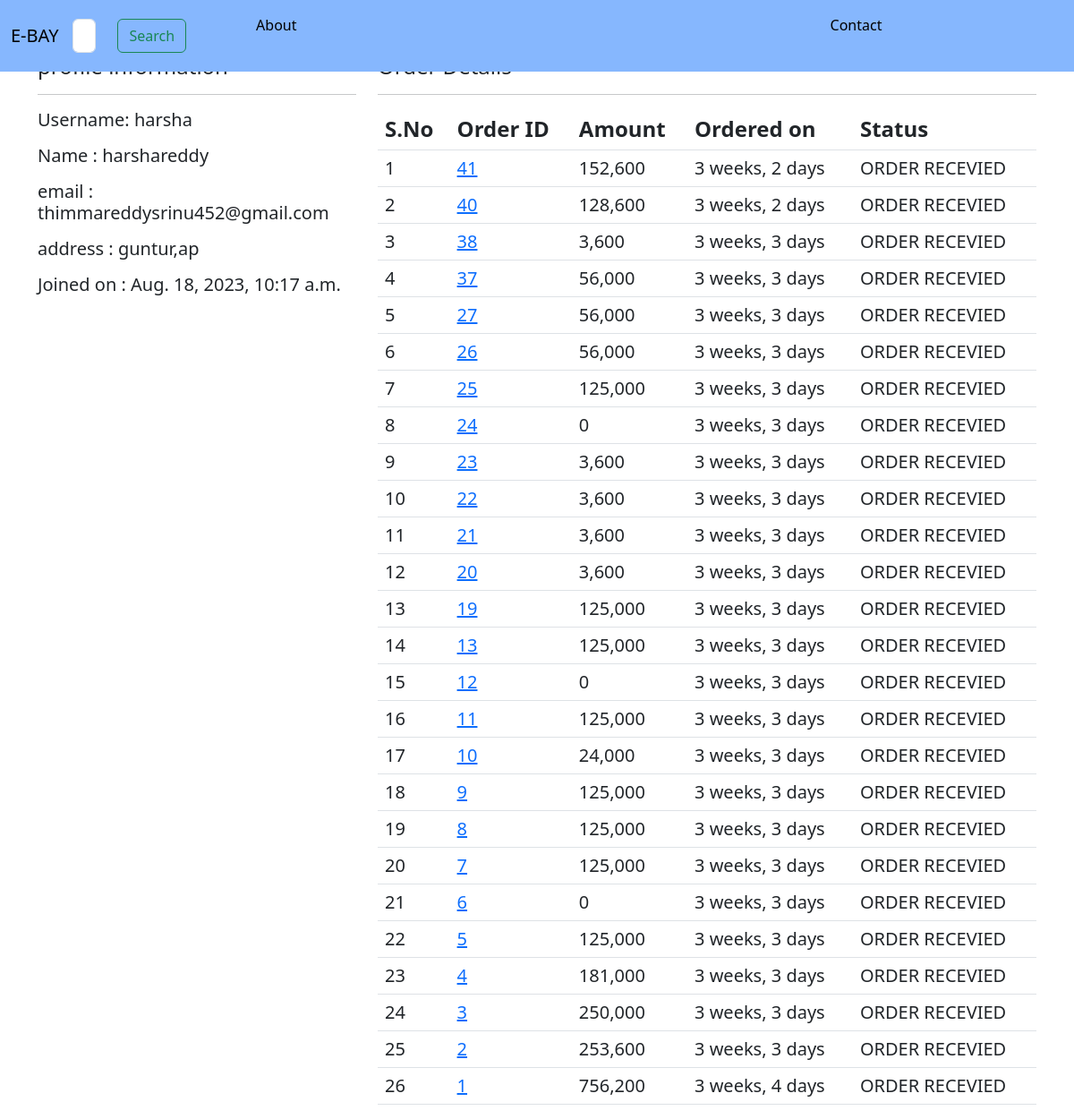
The page /profile/ (signed in) on the database its author committed.
### ecomapp/models.py (models this page shows, shortened)
class Customer(models.Model):
    user = models.OneToOneField(User, on_delete=models.CASCADE)
    fullname = models.CharField(max_length=70)
    adress = models.CharField(max_length=120, null=True, blank=True)
    joined_on = models.DateTimeField(auto_now_add=True)
    def __str__(self):
        return self.fullname

class Order(models.Model):
    cart = models.ForeignKey(Cart, on_delete=models.CASCADE)
    name = models.CharField(max_length=200)
    address = models.CharField(max_length=200)
    mobile = models.CharField(max_length=200)
    email = models.EmailField(null=True, blank=True)
    subtotal = models.PositiveIntegerField()
    discount = models.PositiveIntegerField()
    total = models.PositiveIntegerField()
    order_status = models.CharField(max_length=45, choices=ORDER_STATUS)
    created_at = models.DateTimeField(auto_now_add=True)
    paymentmethod=models.CharField(max_length=20, choices=METHOD, default="cash on delivery")
    completed_payment=models.BooleanField(default=False,null=True,blank=True)
    razorpay_order_id=models.CharField(max_length=100,null=True,blank=True)
    razorpay_payment_id=models.CharField(max_length=100,null=True,blank=True)
    razorpay_signature=models.CharField(max_length=100,null=True,blank=True)

### ecomapp/views.py (the view)
# urls.py: path('profile/', profileView.as_view(), name='profile'),
class profileView(TemplateView):
    template_name = 'customerprofile.html'
    success_url = reverse_lazy('ecomapp:home')
    def dispatch(self, request, *args, **kwargs):
        if request.user.is_authenticated and Customer.objects.filter(user=request.user).exists():
            pass
        else:
            return redirect('/adminlogin/')
        return super().dispatch(request, *args, **kwargs)
    def get_context_data(self, **kwargs: Any) -> Dict[str, Any]:
        context = super().get_context_data(**kwargs)
        customer = self.request.user.customer
        context['customer'] = customer
        orders = Order.objects.filter(cart__customer=customer).order_by("-id")
        context['orders'] = orders
        return context

### templates/customerprofile.html (shortened to what this page needs)
{% extends "base.html" %}
{% load humanize%}
{% block content %}
   <div class='container' style="margin-top:60px;">
    <div class='row'>
      <div class='col-md-4'style="top:30;">
        <h4>profile information<h4><hr>
            <p style="font-size:20px;"><span class='font-weight-bold'>Username</span>: {{customer.user.username}}</p>
             <p style="font-size:20px;"><span>Name </span>: {{customer.fullname}}</p>
             <p style="font-size:20px;"><span>email </span>: {{customer.user.email}}</p>
             <p style="font-size:20px;"><span>address </span>: {{customer.adress}}</p>
             <p style="font-size:20px;"><span>Joined on </span>: {{customer.joined_on}}</p>
      </div>
      <div class='col-md-8'>
       <h4>Order Details<h4><hr>
       <table class="table">
        <thead>
          <tr>
            <th>S.No</th>
            <th>Order ID </th>
            <th>Amount</th>
            <th>Ordered on </th>
            <th>Status</th>
          </tr>
        </thead>
        <tbody>
          {% for ord in orders %}
           <tr>
            <td style="font-size:20px;">{{ forloop.counter }}</td>
            <td style="font-size:20px;"><a href={% url 'ecomapp:idsdeatail' ord.pk %}>{{ord.id }}</a></td>
            <td style="font-size:20px;">{{ord.total|intcomma }}</td>
            <td style="font-size:20px;">{{ord.created_at|timesince}}</td>
            <td style="font-size:20px;">{{ord.order_status }}</td>
           </tr>
          {% endfor %}
        </tbody>
      </table>
      </div>
    </div>
   </div>
{% endblock  %}

### rows shown on the page
Customer: user.username "harsha", fullname "harshareddy", user.email "thimmareddysrinu452@gmail.com", adress "guntur,ap", joined_on "Aug. 18, 2023, 10:17 a.m."
Order: id "41", total "152,600", created_at "3 weeks, 2 days", order_status "ORDER RECEVIED"
Order: id "40", total "128,600", created_at "3 weeks, 2 days", order_status "ORDER RECEVIED"
Order: id "38", total "3,600", created_at "3 weeks, 3 days", order_status "ORDER RECEVIED"
Order: id "37", total "56,000", created_at "3 weeks, 3 days", order_status "ORDER RECEVIED"
Order: id "27", total "56,000", created_at "3 weeks, 3 days", order_status "ORDER RECEVIED"
Order: id "26", total "56,000", created_at "3 weeks, 3 days", order_status "ORDER RECEVIED"
Order: id "25", total "125,000", created_at "3 weeks, 3 days", order_status "ORDER RECEVIED"
Order: id "24", total "0", created_at "3 weeks, 3 days", order_status "ORDER RECEVIED"
Order: id "23", total "3,600", created_at "3 weeks, 3 days", order_status "ORDER RECEVIED"
Order: id "22", total "3,600", created_at "3 weeks, 3 days", order_status "ORDER RECEVIED"
Order: id "21", total "3,600", created_at "3 weeks, 3 days", order_status "ORDER RECEVIED"
Order: id "20", total "3,600", created_at "3 weeks, 3 days", order_status "ORDER RECEVIED"
Order: id "19", total "125,000", created_at "3 weeks, 3 days", order_status "ORDER RECEVIED"
Order: id "13", total "125,000", created_at "3 weeks, 3 days", order_status "ORDER RECEVIED"
Order: id "12", total "0", created_at "3 weeks, 3 days", order_status "ORDER RECEVIED"
Order: id "11", total "125,000", created_at "3 weeks, 3 days", order_status "ORDER RECEVIED"
Order: id "10", total "24,000", created_at "3 weeks, 3 days", order_status "ORDER RECEVIED"
Order: id "9", total "125,000", created_at "3 weeks, 3 days", order_status "ORDER RECEVIED"
Order: id "8", total "125,000", created_at "3 weeks, 3 days", order_status "ORDER RECEVIED"
Order: id "7", total "125,000", created_at "3 weeks, 3 days", order_status "ORDER RECEVIED"
Order: id "6", total "0", created_at "3 weeks, 3 days", order_status "ORDER RECEVIED"
Order: id "5", total "125,000", created_at "3 weeks, 3 days", order_status "ORDER RECEVIED"
Order: id "4", total "181,000", created_at "3 weeks, 3 days", order_status "ORDER RECEVIED"
Order: id "3", total "250,000", created_at "3 weeks, 3 days", order_status "ORDER RECEVIED"
Order: id "2", total "253,600", created_at "3 weeks, 3 days", order_status "ORDER RECEVIED"
Order: id "1", total "756,200", created_at "3 weeks, 4 days", order_status "ORDER RECEVIED"
